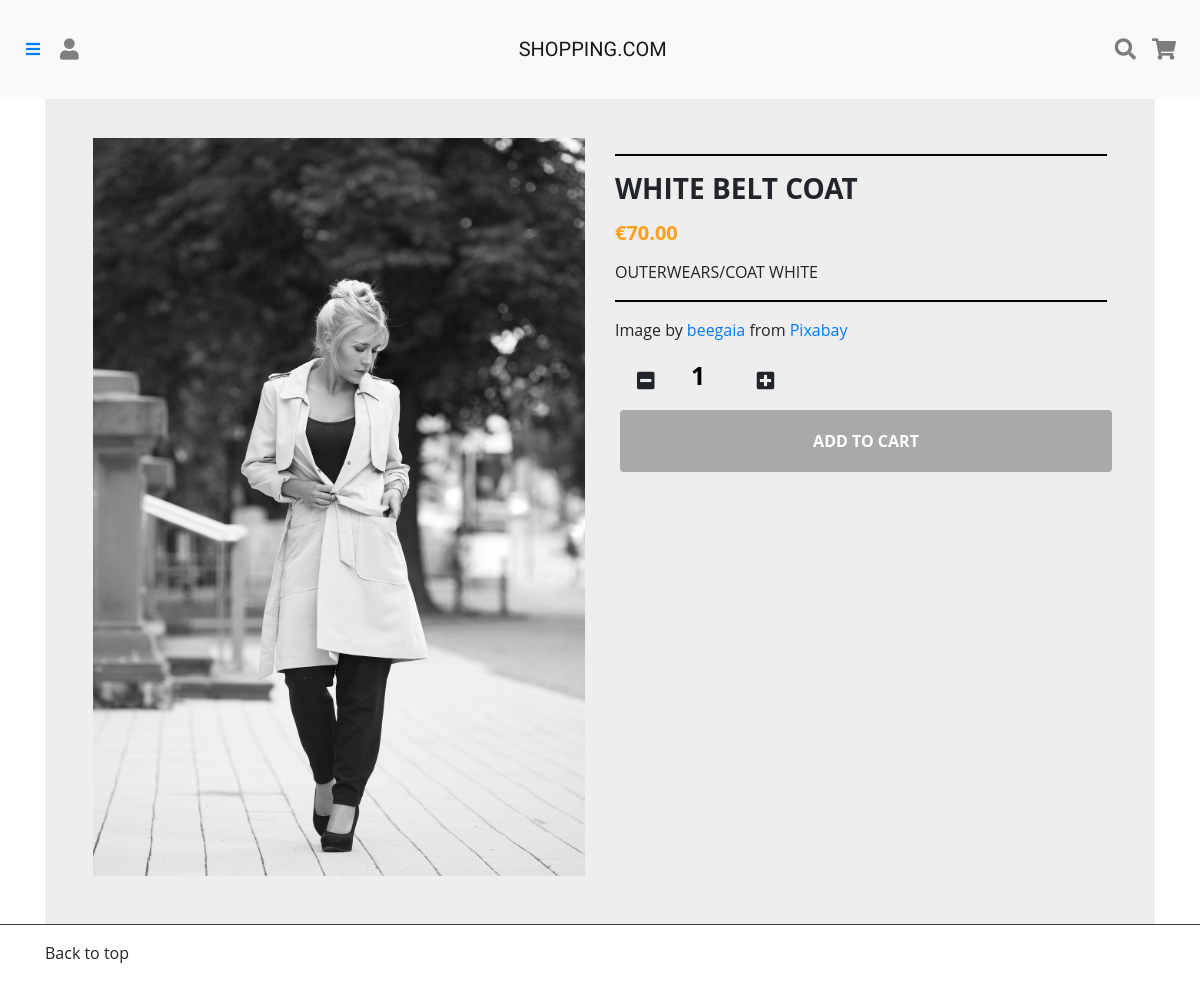
The app's page /product/viewProduct.php?productNo=1034 with its own data.
### tables this page shows
CREATE TABLE Product(
p_id INT(6) UNSIGNED AUTO_INCREMENT PRIMARY KEY,
p_name VARCHAR(30) NOT NULL,
p_category VARCHAR(30) NOT NULL,
p_sub VARCHAR(30) NOT NULL,
p_colour VARCHAR(30) NOT NULL,
p_price DECIMAL(5,2) NOT NULL,
p_quantity INT(6) NOT NULL,
p_description VARCHAR(1000)
);

### controller/Product_cont.php (called while the page is built, shortened)
<?php
	include 'Controller.php';
	class Product_Controller extends Controller{
		public function __construct(){
			$this->model= new Product_model();
		}
    	public function productView(){
    		$pid = $_REQUEST['productNo'];
    		$product = $this->model->selectProduct($pid);
    		require_once $_SERVER["DOCUMENT_ROOT"]."/mall/view/header.php";
			require_once $_SERVER["DOCUMENT_ROOT"]."/mall/view/product_detail.php";
			require_once $_SERVER["DOCUMENT_ROOT"]."/mall/view/footer.php";
		}
	}

### product/viewProduct.php (called while the page is built)
<?php
  include $_SERVER["DOCUMENT_ROOT"].'/mall/controller/Product_cont.php';
  include $_SERVER["DOCUMENT_ROOT"].'/mall/model/Product_model.php';
  $controller = new Product_Controller();
  $controller -> productView();
?>

### model/Model.php (called while the page is built, shortened)
<?php
	class Model{
		private $host = 'localhost';
		private $dbuser ='d1234';
		private $dbpwd = '1234';
		private $database = 'mysql';
		public function __construct(){
			$this->pdo = new PDO("mysql:host=$this->host;dbname=$this->database", $this->dbuser, $this->dbpwd);
		}
	}

### model/Product_model.php (called while the page is built, shortened)
<?php
	include 'Model.php';
	class Product_Model extends Model{
		function selectProduct($pid){
			$sql = "SELECT * from product where p_id = '$pid'";
			$stmt = $this->pdo->prepare($sql);
			$stmt->execute();
			return $stmt->fetch();
		}
	}

### view/product_detail.php (the view, shortened to what this page needs)
<main id="main product-main">
	<div class="container">
		<div class="card-detail">
			<div class="container-fliud">
				<div class="wrapper row">
					<div class="preview col-md-6">
						<div class="preview-pic tab-content">
						  	<?php
		            		$image_src = "/mall/public/img/{$product['p_category']}/{$product['p_id']}.jpg";
		        			?>
							<img class="img-detail" src=<?php echo $image_src;?>>
						</div>
					</div>
					<div class="details col-md-6">
						<hr style="width: 100%; color: black; height: 1px; background-color:black;" />
						<h3 class="product-title"><?php echo $product['p_name'];?></h3>
						<h5 class="price"><span>€<?php echo $product['p_price'];?></span></h5>
						<div class="rows">
							<span class="info"><?php echo $product['p_category'];?>/<?php echo $product['p_sub'];?></span>
							<span class="info text-right"><?php echo $product['p_colour'];?></span>
						</div>
						<hr style="width: 100%; color: black; height: 1px; background-color:black;" />
						<p class="product-description"><?php echo $product['p_description'];?></p>
						<div class="row">
				 			<div class="col-md-6 product-qty">
				  				<span class="btn btn-default btn-lg btn-qty minus">
				  					<span class="fas fa-minus-square" aria-hidden="true"></span>
				  				</span>
				  				<input type="number" class="count p-quantity text-center" value="1">
				  				<span class="btn btn-default btn-lg btn-qty plus">
				   					<span class="fas fa-plus-square" aria-hidden="true"></span>
				  				</span>
				  			</div>
			 			</div>
						<div class="action">
							<?php if ((isset($_SESSION['user']))&&($_SESSION['user']=='Admin')):?>
							<?php $id = $product['p_id']; $cat = "'".$product['p_category']."'";?>
				  				<div class="row">
				 					<div class="col-md-12 text-center">
				  						<button class="btn btn-dark btn-block cbutton" onclick="location.href='/mall/product/modifyProduct.php?pid='+<?php echo $id?>">
							   				Modify Product
				  						</button>
				 					</div>
				 				</div>
				 				<div class="row">
				 					<div class="col-md-12 text-center">
				  						<button class="btn btn-dark btn-block cbutton mt-auto" onclick="javascript:deleteObject(<?php echo$cat;?>,<?php echo $id;?>)">
				  							Delete Product
				  						</button>
				 					</div>
				 				</div>
			  				<?php else: ?>
				  				<div class="row">
				 					<div class="col-md-12 text-center">
				 						<?php if (isset($_SESSION['user'])):?>
				  							<button id = "addcart" class="btn addcart btn-dark btn-block cbutton" value="Add to Cart">Add to Cart
				  						<?php else:?>
				  							<button id = "addcart-notlogin" class="btn addcart-notlogin btn-dark btn-block cbutton">Add to Cart
				  						<?php endif;?>
				  						</button>
				 					</div>
				 				</div>
			  				<?php endif?>
						</div>
					</div>
				</div>
			</div>
		</div>
	</div>
</main>

### public/css/styles.css (style rules this page uses)
main { margin-top:5%; }
.count { color: #000; display: inline-block; width:50px; font-size: 25px; font-weight: 700; line-height: 30px; padding: 0 2px; text-align: center; background: transparent; border-top: transparent !important; border-left: transparent !important; border-right: transparent !important; border-bottom: transparent !important; }
span { -webkit-user-select: none; -moz-user-select: none; -ms-user-select: none; }

### public/css/grid.css (style rules this page uses)
.container { display:flex; }
.btn { margin : 5px; }
img { max-width: 100%; }
.preview { display: -webkit-box; display: -webkit-flex; display: -ms-flexbox; display: flex; -webkit-box-orient: vertical; -webkit-box-direction: normal; -webkit-flex-direction: column; -ms-flex-direction: column; flex-direction: column; }
.preview-pic { -webkit-box-flex: 1; -webkit-flex-grow: 1; -ms-flex-positive: 1; flex-grow: 1; }
.tab-content { overflow: hidden; }
.tab-content img { width: 100%; }
.card-detail { margin-top: 30px; background: #eee; padding: 3em; line-height: 1.5em; }
@media screen and (min-width: 997px) { .wrapper { display: -webkit-box; display: -webkit-flex; display: -ms-flexbox; display: flex; } }
.details { display: -webkit-box; display: -webkit-flex; display: -ms-flexbox; display: flex; -webkit-box-orient: vertical; -webkit-box-direction: normal; -webkit-flex-direction: column; -ms-flex-direction: column; flex-direction: column; }
.product-title, .price { text-transform: UPPERCASE; font-weight: bold; }
.info { text-transform: UPPERCASE; }
.checked, .price span { color: #ff9f1a; }
.product-title, .rating, .product-description, .price, .vote, .sizes { margin-bottom: 15px; }
.product-title { margin-top: 0; }
.cbutton, .like { background: #a9a9a9; padding: 1.2em 1.5em; border: none; text-transform: UPPERCASE; font-weight: bold; color: #fff; -webkit-transition: background .3s ease; transition: background .3s ease; }

### records on screen
product: p_category+p_id (picture), p_name "WHITE BELT COAT", p_price "70.00", p_category "OUTERWEARS", p_sub "COAT", p_colour "WHITE", p_description "Image by beegaia from Pixabay"
